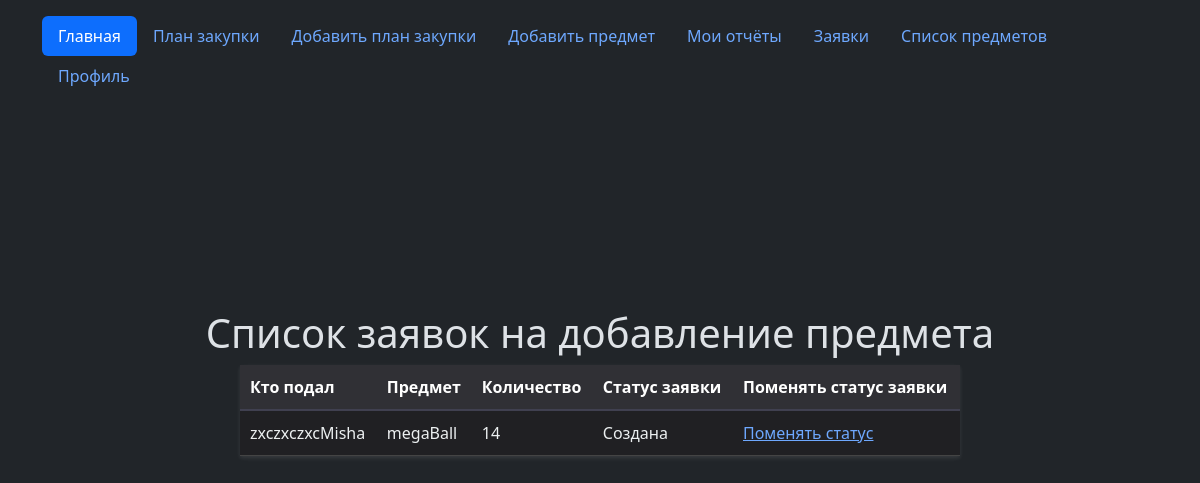
The app's page /admin_requests (signed in), older data.
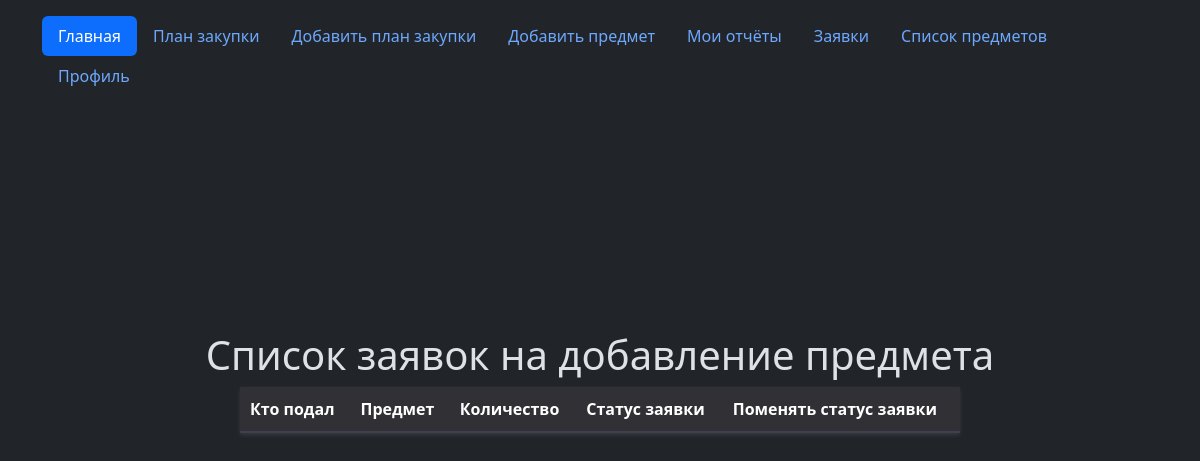
The same page, newer data.
### tables this page shows
CREATE TABLE wanted (
id INTEGER PRIMARY KEY AUTOINCREMENT,
user_id INTEGER NOT NULL,
username text NOT NULL,
item_name text NOT NULL,
quantity text NOT NULL,
status text NOT NULL
);

### flsite.py (the view)
@app.route("/admin_requests")
@login_required
def admin_requests():
    check_role()
    return render_template('admin_requests.html', title="Полученные заявки", role=now_role, admin_requests=dbase.get_admin_requests())

### FDataBase.py (called while the page is built)
    def get_email(self, user_id):
        try:
            self.__cur.execute(f"SELECT email FROM users WHERE id = {user_id} LIMIT 1")
            res = self.__cur.fetchone()[0]
            if res:
                return res
        except sqlite3.Error as e:
            print("Ошибка получения имени пользователя из БД " + str(e))
        return (False, False)

    def get_admin_requests(self):
        try:
            self.__cur.execute(f"SELECT id, user_id, username, item_name, quantity, status FROM wanted ORDER BY STATUS")
            res = self.__cur.fetchall()
            if res: return res
        except sqlite3.Error as e:
            print("Ошибка получения информации о заявке из БД " + str(e))
        return []

    def getUser(self, user_id):
        try:
            self.__cur.execute(f"SELECT * FROM users WHERE id = '{user_id}' LIMIT 1")
            res = self.__cur.fetchone()
            if not res:
                print("Пользователь не найден")
                return False
            return res
        except sqlite3.Error as e:
            print("Ошибка получения данных из БД " + str(e))
        return False

### UserLogin.py (called while the page is built)
    def get_id(self):
        return str(self.__user['id'])

### templates/admin_requests.html (shortened to what this page needs)
{% extends "base.html" %}
{% block body %}
    <h1>Список заявок на добавление предмета</h1>
    <table>
        <thead>
            <tr>
                <th>Кто подал</th>
                <th>Предмет</th>
                <th>Количество</th>
                <th>Статус заявки</th>
                <th>Поменять статус заявки</th>
            </tr>
        </thead>
    <tbody>
            {% for p in admin_requests %}
                <tr>
                    <td>{{ p[2] }}</td>
                    <td>{{ p[3] }}</td>
                    <td>{{ p[4] }}</td>
                    <td>{{ p[5] }}</td>
                    <td><a href="/admin_requests/{{ p[0] }}/edit_request">Поменять статус</a></td>
                </tr>
            {% endfor %}
    </tbody>
    </table>
{% endblock %}

Row changes from the older to the newer data that the page shows:
removed wanted: username "zxczxczxcMisha", item_name "megaBall", quantity "14", status "Создана"
